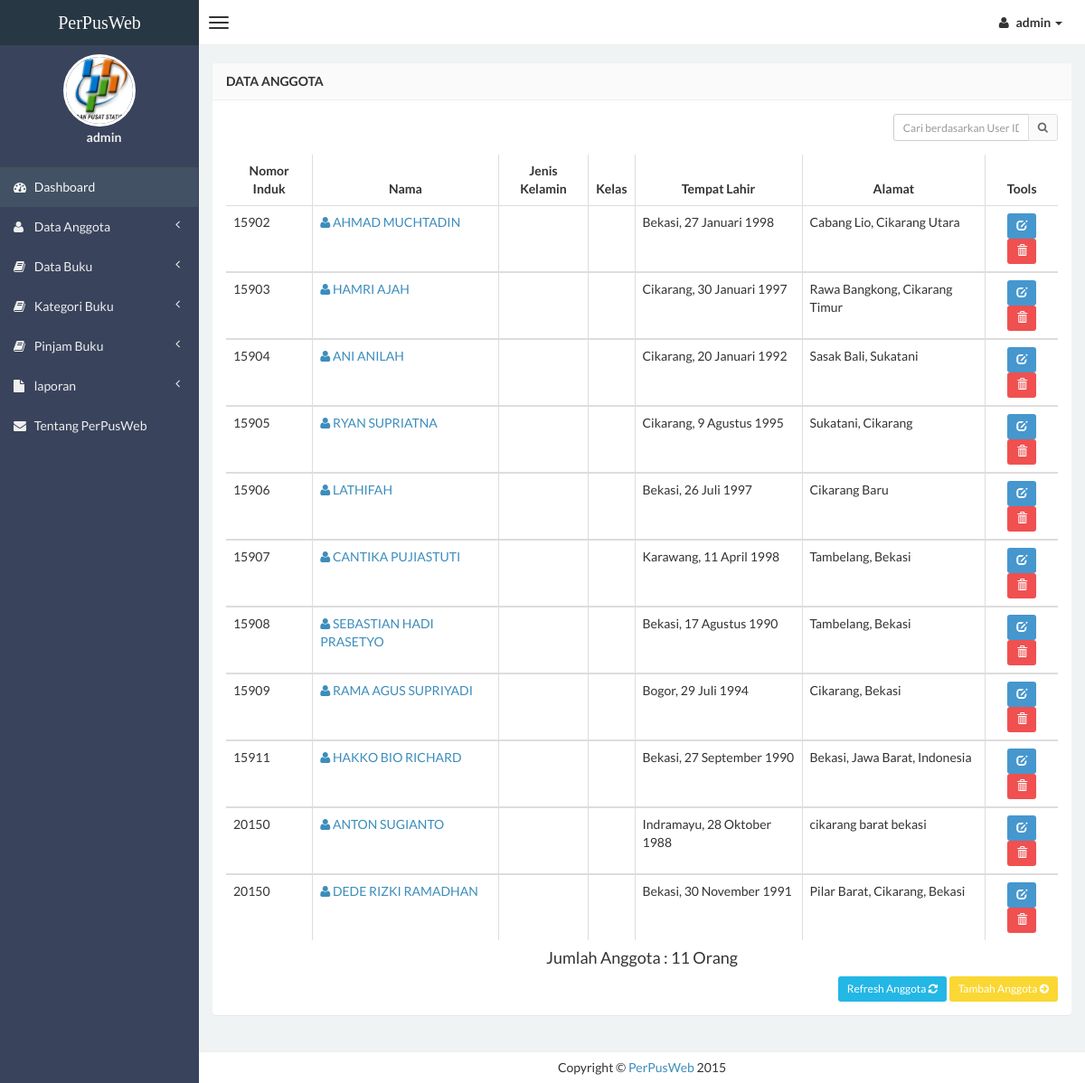
The app's page /admin/anggota.php (signed in) with its own data.
### tables this page shows
CREATE TABLE `data_anggota` (
  `id` int(4) NOT NULL AUTO_INCREMENT,
  `no_induk` varchar(5) NOT NULL,
  `nama` varchar(150) NOT NULL,
  `jk` varchar(2) NOT NULL,
  `ttl` varchar(100) NOT NULL,
  `alamat` varchar(250) NOT NULL,
  `foto` varchar(75) NOT NULL,
  `tgl_input` timestamp NOT NULL DEFAULT CURRENT_TIMESTAMP ON UPDATE CURRENT_TIMESTAMP,
  PRIMARY KEY (`id`)
);

### admin/anggota.php (the view, shortened to what this page needs)
<?php include_once "layouts/header.php"; ?>
                <section class="content">
                    <div class="row">
                        <div class="col-xs-12">
                            <div class="panel">
                                <header class="panel-heading">
                                    <b>Data Anggota</b>
                                </header>
                                <div class="panel-body table-responsive">
                                    <div class="box-tools m-b-15">
                                    <form action="anggota.php" method="POST">
                                        <div class="input-group">
                                        <input type='text' class="form-control input-sm pull-right" style="width: 150px;"  name='qcari' placeholder='Cari berdasarkan User ID dan Username' required />
                                            <div class="input-group-btn">
                                                <button class="btn btn-sm btn-default" type="submit"><i class="fa fa-search"></i></button>
                                            </div>
                                        </div>
                                    </form>
                                    </div>
                                    <?php
                                        $query1="select * from data_anggota";
                                        $tampil=mysqli_query($conn, $query1) or die(mysql_error());
                                        ?>
                                    <table id="example" class="table table-hover table-bordered">
                                      <thead>
                                          <tr>
                                            <th><center>Nomor Induk </center></th>
                                            <th><center>Nama </center></th>
                                            <th><center>Jenis Kelamin </center></th>
                                            <th><center>Kelas </center></th>
                                            <th><center>Tempat Lahir </center></th>
                                            <th><center>Alamat </center></th>
                                            <th><center>Tools</center></th>
                                          </tr>
                                      </thead>
                                         <?php while($data=mysqli_fetch_array($tampil))
                                        { ?>
                                        <tbody>
                                        <tr>
                                        <td><?php echo $data['no_induk']; ?></td>
                                        <td><a href="detail-anggota.php?hal=edit&kd=<?php echo $data['id'];?>"><span class="fa fa-user"></span> <?php echo $data['nama']; ?></a></td>
                                        <td><?php echo $data['gender'];?></td>
                                        <td><?php echo $data['status'];?></td>
                                        <td><?php echo $data['ttl'];?></td>
                                        <td><?php echo $data['alamat'];?></td>
                                        <td><center><div id="thanks"><a class="btn btn-sm btn-primary" data-placement="bottom" data-toggle="tooltip" title="Edit Anggota" href="edit-anggota.php?hal=edit&kd=<?php echo $data['id'];?>"><span class="glyphicon glyphicon-edit"></span></a>
                                        <a onclick="return confirm ('Yakin hapus <?php echo $data['nama'];?>.?');" class="btn btn-sm btn-danger tooltips" data-placement="bottom" data-toggle="tooltip" title="Hapus Anggota" href="hapus-anggota.php?hal=hapus&kd=<?php echo $data['id'];?>"><span class="glyphicon glyphicon-trash"></a></center></td></tr></div>
                                         <?php
                                          }
                                          ?>
                                       </tbody>
                  <?php $tampil=mysqli_query($conn, "select * from data_anggota order by id");
                        $user=mysqli_num_rows($tampil);
                    ?>
                  <center><h4>Jumlah Anggota : <?php echo "$user"; ?> Orang </h4> </center>
                <div class="text-right" style="margin-top: 10px;">
                 <a href="anggota.php" class="btn btn-sm btn-info">Refresh Anggota <i class="fa fa-refresh"></i></a> <a href="input-anggota.php" class="btn btn-sm btn-warning">Tambah Anggota <i class="fa fa-arrow-circle-right"></i></a>
                </div>
                <?php include_once "layouts/footer.php"; ?>

### records on screen
data_anggota: no_induk "15902", nama "AHMAD MUCHTADIN", ttl "Bekasi, 27 Januari 1998", alamat "Cabang Lio, Cikarang Utara"
data_anggota: no_induk "15903", nama "HAMRI AJAH", ttl "Cikarang, 30 Januari 1997", alamat "Rawa Bangkong, Cikarang Timur"
data_anggota: no_induk "15904", nama "ANI ANILAH", ttl "Cikarang, 20 Januari 1992", alamat "Sasak Bali, Sukatani"
data_anggota: no_induk "15905", nama "RYAN SUPRIATNA", ttl "Cikarang, 9 Agustus 1995", alamat "Sukatani, Cikarang"
data_anggota: no_induk "15906", nama "LATHIFAH", ttl "Bekasi, 26 Juli 1997", alamat "Cikarang Baru"
data_anggota: no_induk "15907", nama "CANTIKA PUJIASTUTI", ttl "Karawang, 11 April 1998", alamat "Tambelang, Bekasi"
data_anggota: no_induk "15908", nama "SEBASTIAN HADI PRASETYO", ttl "Bekasi, 17 Agustus 1990", alamat "Tambelang, Bekasi"
data_anggota: no_induk "15909", nama "RAMA AGUS SUPRIYADI", ttl "Bogor, 29 Juli 1994", alamat "Cikarang, Bekasi"
data_anggota: no_induk "15911", nama "HAKKO BIO RICHARD", ttl "Bekasi, 27 September 1990", alamat "Bekasi, Jawa Barat, Indonesia"
data_anggota: no_induk "20150", nama "ANTON SUGIANTO", ttl "Indramayu, 28 Oktober 1988", alamat "cikarang barat bekasi"
data_anggota: no_induk "20150", nama "DEDE RIZKI RAMADHAN", ttl "Bekasi, 30 November 1991", alamat "Pilar Barat, Cikarang, Bekasi"

### other values on screen
$_SESSION['fullname'] "admin"
$user "11"
